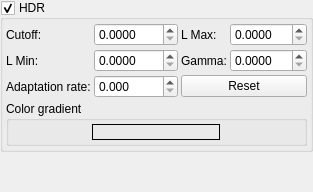
         <widget class="QWidget" name="tabHDR">
          <property name="autoFillBackground">
           <bool>true</bool>
          </property>
          <attribute name="icon">
           <iconset resource="geditor.qrc">
            <normaloff>:/Resources/MetroStyle/cool.png</normaloff>:/Resources/MetroStyle/cool.png</iconset>
          </attribute>
          <attribute name="title">
           <string/>
          </attribute>
          <attribute name="toolTip">
           <string>HDR &amp; Color gradient</string>
          </attribute>
          <layout class="QGridLayout" name="gridLayout_12">
           <property name="leftMargin">
            <number>0</number>
           </property>
           <property name="topMargin">
            <number>0</number>
           </property>
           <property name="rightMargin">
            <number>0</number>
           </property>
           <property name="bottomMargin">
            <number>0</number>
           </property>
           <property name="spacing">
            <number>3</number>
           </property>
           <item row="1" column="0">
            <spacer name="verticalSpacer_3">
             <property name="orientation">
              <enum>Qt::Vertical</enum>
             </property>
             <property name="sizeHint" stdset="0">
              <size>
               <width>20</width>
               <height>40</height>
              </size>
             </property>
            </spacer>
           </item>
           <item row="0" column="0">
            <widget class="GroupBox" name="HDREnable">
             <property name="title">
              <string>HDR</string>
             </property>
             <property name="checkable">
              <bool>true</bool>
             </property>
             <layout class="QGridLayout" name="gridLayout_11">
              <property name="leftMargin">
               <number>3</number>
              </property>
              <property name="topMargin">
               <number>3</number>
              </property>
              <property name="rightMargin">
               <number>3</number>
              </property>
              <property name="bottomMargin">
               <number>3</number>
              </property>
              <property name="spacing">
               <number>3</number>
              </property>
              <item row="0" column="0">
               <widget class="QLabel" name="label_56">
                <property name="sizePolicy">
                 <sizepolicy hsizetype="Fixed" vsizetype="Preferred">
                  <horstretch>0</horstretch>
                  <verstretch>0</verstretch>
                 </sizepolicy>
                </property>
                <property name="text">
                 <string>Cutoff:</string>
                </property>
               </widget>
              </item>
              <item row="0" column="1">
               <widget class="DoubleSpinBox" name="HDRWhiteCutoff">
                <property name="sizePolicy">
                 <sizepolicy hsizetype="Preferred" vsizetype="Fixed">
                  <horstretch>0</horstretch>
                  <verstretch>0</verstretch>
                 </sizepolicy>
                </property>
                <property name="decimals">
                 <number>4</number>
                </property>
                <property name="maximum">
                 <double>100.000000000000000</double>
                </property>
                <property name="singleStep">
                 <double>0.000100000000000</double>
                </property>
               </widget>
              </item>
              <item row="0" column="2">
               <widget class="QLabel" name="label_54">
                <property name="sizePolicy">
                 <sizepolicy hsizetype="Fixed" vsizetype="Preferred">
                  <horstretch>0</horstretch>
                  <verstretch>0</verstretch>
                 </sizepolicy>
                </property>
                <property name="text">
                 <string>L Max:</string>
                </property>
               </widget>
              </item>
              <item row="1" column="1">
               <widget class="DoubleSpinBox" name="HDRLuminanceMin">
                <property name="sizePolicy">
                 <sizepolicy hsizetype="Preferred" vsizetype="Fixed">
                  <horstretch>0</horstretch>
                  <verstretch>0</verstretch>
                 </sizepolicy>
                </property>
                <property name="decimals">
                 <number>4</number>
                </property>
                <property name="maximum">
                 <double>100.000000000000000</double>
                </property>
                <property name="singleStep">
                 <double>0.000100000000000</double>
                </property>
               </widget>
              </item>
              <item row="1" column="0">
               <widget class="QLabel" name="label_57">
                <property name="sizePolicy">
                 <sizepolicy hsizetype="Fixed" vsizetype="Preferred">
                  <horstretch>0</horstretch>
                  <verstretch>0</verstretch>
                 </sizepolicy>
                </property>
                <property name="text">
                 <string>L Min:</string>
                </property>
               </widget>
              </item>
              <item row="0" column="3">
               <widget class="DoubleSpinBox" name="HDRLuminanceMax">
                <property name="sizePolicy">
                 <sizepolicy hsizetype="Preferred" vsizetype="Fixed">
                  <horstretch>0</horstretch>
                  <verstretch>0</verstretch>
                 </sizepolicy>
                </property>
                <property name="decimals">
                 <number>4</number>
                </property>
                <property name="maximum">
                 <double>100.000000000000000</double>
                </property>
                <property name="singleStep">
                 <double>0.000100000000000</double>
                </property>
               </widget>
              </item>
              <item row="2" column="0">
               <widget class="QLabel" name="label_55">
                <property name="sizePolicy">
                 <sizepolicy hsizetype="Fixed" vsizetype="Preferred">
                  <horstretch>0</horstretch>
                  <verstretch>0</verstretch>
                 </sizepolicy>
                </property>
                <property name="text">
                 <string>Adaptation rate:</string>
                </property>
               </widget>
              </item>
              <item row="1" column="3">
               <widget class="DoubleSpinBox" name="HDRGamma">
                <property name="sizePolicy">
                 <sizepolicy hsizetype="Preferred" vsizetype="Fixed">
                  <horstretch>0</horstretch>
                  <verstretch>0</verstretch>
                 </sizepolicy>
                </property>
                <property name="decimals">
                 <number>4</number>
                </property>
                <property name="maximum">
                 <double>100.000000000000000</double>
                </property>
                <property name="singleStep">
                 <double>0.000100000000000</double>
                </property>
               </widget>
              </item>
              <item row="1" column="2">
               <widget class="QLabel" name="label_58">
                <property name="sizePolicy">
                 <sizepolicy hsizetype="Fixed" vsizetype="Preferred">
                  <horstretch>0</horstretch>
                  <verstretch>0</verstretch>
                 </sizepolicy>
                </property>
                <property name="text">
                 <string>Gamma:</string>
                </property>
               </widget>
              </item>
              <item row="2" column="2" colspan="2">
               <widget class="QPushButton" name="HDRReset">
                <property name="text">
                 <string>Reset</string>
                </property>
                <property name="icon">
                 <iconset resource="geditor.qrc">
                  <normaloff>:/Resources/MetroStyle/sinchronize.png</normaloff>:/Resources/MetroStyle/sinchronize.png</iconset>
                </property>
               </widget>
              </item>
              <item row="3" column="0" colspan="4">
               <widget class="GroupBox" name="groupBox_7">
                <property name="title">
                 <string>Color gradient</string>
                </property>
                <layout class="QGridLayout" name="gridLayout_10">
                 <property name="leftMargin">
                  <number>3</number>
                 </property>
                 <property name="topMargin">
                  <number>3</number>
                 </property>
                 <property name="rightMargin">
                  <number>3</number>
                 </property>
                 <property name="bottomMargin">
                  <number>3</number>
                 </property>
                 <property name="spacing">
                  <number>3</number>
                 </property>
                 <item row="0" column="0">
                  <widget class="PictureBox" name="HDRGradientMap">
                   <property name="sizePolicy">
                    <sizepolicy hsizetype="Preferred" vsizetype="Maximum">
                     <horstretch>0</horstretch>
                     <verstretch>0</verstretch>
                    </sizepolicy>
                   </property>
                   <property name="maximumSize">
                    <size>
                     <width>128</width>
                     <height>128</height>
                    </size>
                   </property>
                   <property name="acceptDrops">
                    <bool>true</bool>
                   </property>
                   <property name="frameShape">
                    <enum>QFrame::Box</enum>
                   </property>
                   <property name="scaledContents">
                    <bool>true</bool>
                   </property>
                   <property name="filter">
                    <string>Texture files(*.dds)</string>
                   </property>
                  </widget>
                 </item>
                </layout>
               </widget>
              </item>
              <item row="2" column="1">
               <widget class="DoubleSpinBox" name="HDRAdaptationRate">
                <property name="decimals">
                 <number>3</number>
                </property>
                <property name="maximum">
                 <double>10000.000000000000000</double>
                </property>
                <property name="singleStep">
                 <double>0.010000000000000</double>
                </property>
               </widget>
              </item>
             </layout>
            </widget>
           </item>
          </layout>
         </widget>
